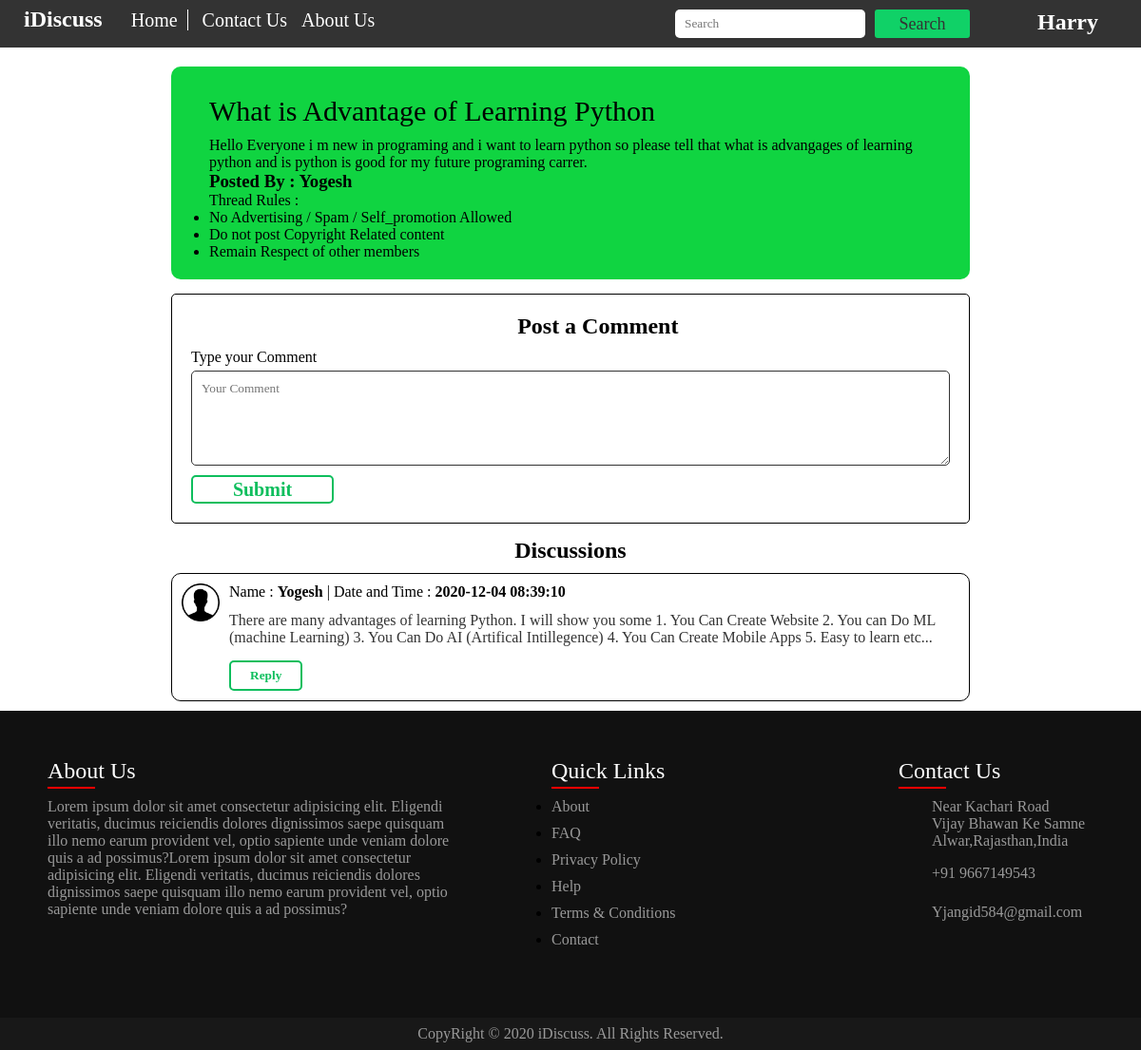
The page /thread.php?id_=3 (signed in) on the database its author committed.
### tables this page shows
CREATE TABLE `threads` (
  `thread_id` int(7) NOT NULL,
  `thread_title` varchar(255) NOT NULL,
  `thread_descrapation` text NOT NULL,
  `thread_cat_id` int(7) NOT NULL,
  `thread_user_id` int(7) NOT NULL,
  `date_of_adding_question` datetime NOT NULL DEFAULT CURRENT_TIMESTAMP
);

CREATE TABLE `users` (
  `sno` int(11) NOT NULL,
  `username` varchar(20) NOT NULL,
  `password` varchar(255) NOT NULL,
  `Date of Joining` datetime NOT NULL DEFAULT CURRENT_TIMESTAMP
);

CREATE TABLE `comments` (
  `comment_id` int(8) NOT NULL,
  `comment_content` text NOT NULL,
  `thread_id` int(11) NOT NULL,
  `comment_by` int(8) NOT NULL,
  `comment_time` datetime NOT NULL DEFAULT CURRENT_TIMESTAMP
);

### thread.php (the view, shortened to what this page needs)
<!DOCTYPE html>
<html lang="en">
<head>
    <link rel="stylesheet" href="../style/navbar.css">
    <link rel="stylesheet" href="../style/signupAndloginButton.css">
    <link rel="stylesheet" href="../style/footer.css">
    <link rel="stylesheet" href="../style/threadlist.css">
</head>
<body>
    <?php
        require '_dbconnect.php';
        require '_header.php';
        $thread_id = $_GET['id_'];
        $getQuestionInfo = "SELECT * FROM `idiscuss`.`threads` WHERE thread_id = $thread_id";
        $gettingQuestionInfo = mysqli_query($conn,$getQuestionInfo);
        while ($row = mysqli_fetch_assoc($gettingQuestionInfo)) {
            $threadTitle = $row['thread_title'];
            $threadDescripation = $row['thread_descrapation'];
            $threadUserId = $row['thread_user_id'];
            $getUserName = "SELECT * FROM `idiscuss`.`users` WHERE `sno` = $threadUserId";
            $gettingUserName = mysqli_query($conn,$getUserName);
            $data = mysqli_fetch_assoc($gettingUserName);
            $username = $data['username'];
        }
    ?>
    <div id="container">
        <div id="jumbodrone">
            <h2>
                <?php
                    echo $threadTitle;
                ?>
            </h2>
            <p>
                <?php
                    echo $threadDescripation;
                ?>
            </p>
            <h3>Posted By :
                <?php
                    echo $username;
                ?>
            </h3>
            <p>Thread Rules :</p>
            <ul>
                <li>No Advertising / Spam / Self_promotion Allowed</li>
                <li>Do not post Copyright Related content</li>
                <li>Remain Respect of other members</li>
            </ul>
        </div>
        <div class="questions">
            <?php
            if (isset($_SESSION['loggedin'])) {
                echo '<div id="askingQuestion" style = "width : 100%";>
                <h2>Post a Comment</h2>
                <form action="" method="post" id="askingQuestionform">
                    <label for="problem">Type your Comment</label>
                    <textarea name="comment" id="comment" cols="30" rows="10" placeholder="Your Comment" required></textarea>
                    <input type="submit" name="submit" id="questionSubmit">
                </form>
            </div>';
            }
            else {
                echo '<div id = "loggedout">
                <p>Please Log in frist for ask a question</p>
            </div>';
            }
        ?>
            <h2>Discussions</h2>
            <?php
                $id = $_GET['id_'];
                $getCommants = "SELECT * FROM `idiscuss`.`comments` WHERE thread_id = $id";
                $gettingCommants = mysqli_query($conn,$getCommants);
                while ($row = mysqli_fetch_assoc($gettingCommants)) {
                    $comment_descripation = $row['comment_content'];
                    $comment_date = $row['comment_time'];
                    $userID = $row['comment_by'];
                    $getUserName = "SELECT * FROM `idiscuss`.`users` WHERE `sno` = $userID";
                    $gettingUserName = mysqli_query($conn,$getUserName);
                    $data = mysqli_fetch_assoc($gettingUserName);
                    $UserName = $data['username'];
                    echo '<div class="question">
                        <div class="user-information">
                            <img src="../images/user.png" alt="User">
                            <div class="user-data">
                                <span>Name : <b>'.$UserName.'</b></span>
                                <span> | Date and Time : <b>'.$comment_date.'</b></span>
                            </div>
                        </div>
                        <div class="problem" style = "margin-top : -10px;">
                            <p>'.$comment_descripation.'</p>
                            <button class = "reply-btn">Reply</button>
                        </div>
                        <div class="reply">
                            <form action="" method="post">
                                <textarea name="reply" class="replytext" cols="30" rows="10"></textarea>
                                <input type ="submit" class = "reply-btn2" value="Reply">
                            </form>
                            <button class = "close-btn2">Close</button>
                        </div>
                    </div>';
                }
            ?>
        </div>
        <?php
            require '_footer.php';
        ?>
    </div>
</body>
</html>

### _header.php (shortened to what this page needs)
<div id='header'>
    <div id='leftSideWalaContent'>
        <h2><a href='index.php'>iDiscuss</a></h2>
        <ul>
            <li><a href='index.php'>Home</a></li>
            <li><a href='ContectUs.php'>Contact Us</a></li>
            <li><a href='AboutUs.php'>About Us</a></li>
        </ul>
    </div>
    <div id='RightSideWalaContent'>
        <form action="search.php" method = "get">
            <input type='text' id='Search' name='search' placeholder='Search'>
            <input type='submit' value='Search' id='search-btn'>
        </form>
        <?php
            if ((isset($_SESSION['loggedin']))) {
                echo "<h2 id = 'username' onclick ='username()''>".$_SESSION['username']."</h2>";
            }
            else {
                echo '<a onclick = "signup()" class = "loginOrSignup">Sign Up</a>
                      <a onclick = "login()" class = "loginOrSignup">Log in</a>';
            }
        ?>
    </div>
</div>

### _footer.php
<footer>
    <div class="footer_data">
        <div class="sec aboutus">
            <h2>About Us</h2>
            <p>Lorem ipsum dolor sit amet consectetur adipisicing elit. Eligendi veritatis, ducimus reiciendis dolores dignissimos saepe quisquam illo nemo earum provident vel, optio sapiente unde veniam dolore quis a ad possimus?Lorem ipsum dolor sit amet consectetur adipisicing elit. Eligendi veritatis, ducimus reiciendis dolores dignissimos saepe quisquam illo nemo earum provident vel, optio sapiente unde veniam dolore quis a ad possimus?</p>
            <ul class="sci">
                <li><a href="#"><img src="images/FaceBook Logo.svg" alt="FaceBook"></a></li>
                <li><a href="#"><img src="images/Youtube Logo.svg" alt="Youtube"></a></li>
                <li><a href="#"><img src="images/tweetor.png" alt="Tweetor"></a></li>
            </ul>
        </div>
        <div class="sec quickLinks">
            <h2>Quick Links</h2>
            <ul>
                <li><a href="#">About</a></li>
                <li><a href="#">FAQ</a></li>
                <li><a href="#">Privacy Policy</a></li>
                <li><a href="#">Help</a></li>
                <li><a href="#">Terms & Conditions</a></li>
                <li><a href="#">Contact</a></li>
            </ul>
        </div>
        <div class="sec contact">
                <h2>Contact Us</h2>
                <ul class = "info">
                    <li>
                        <span><img src="images/map.png" alt=""></span>
                        <span>Near Kachari Road<br>
                            Vijay Bhawan Ke Samne<br>
                            Alwar,Rajasthan,India
                        </span>
                    </li>
                    <li>
                        <span><img src="images/Phone.svg" alt=""></span>
                        <p><a href="tel:9667149543">+91 9667149543</a></p>
                    </li>
                    <li>
                        <span><img src="images/Gmail.svg" alt=""></span>
                        <span>
                            <p><a href="mailto:yjangid584@gmail.com">Yjangid584@gmail.com</a></p>
                        </span>
                    </li>
                </ul>
            </div>
    </div>
</footer>
<div class = "CopyRightText">
    <p>CopyRight &#169; 2020 iDiscuss. All Rights Reserved.</p>
</div>

### style/navbar.css (style rules this page uses)
* { margin: 0px; padding: 0px; font-family: Calibri; box-sizing: border-box; }
#header { height: 50px; display: flex; justify-content: space-between; background: #333; color: #fff; padding: 10px; }
#header #leftSideWalaContent { display: flex; margin-left: 15px; }
#header #leftSideWalaContent h2 { margin-top: -3px; margin-right: 15px; }
#header #leftSideWalaContent h2 a { color: #fff; text-decoration: none; }
#header #leftSideWalaContent ul { display: flex; list-style: none; }
#header #leftSideWalaContent ul li a { color: #fff; text-decoration: none; margin-left: 15px; font-size: 20px; transition: all 0.7s; }
#header #leftSideWalaContent ul li:nth-child(1) a { border-right: 1px solid #fff; padding-right: 10px; }
#header #RightSideWalaContent { height: 100%; width: 480px; display: flex; justify-content: space-between; }
#header #RightSideWalaContent form { height: 100%; display: flex; }
#header #RightSideWalaContent form #Search { height: 100%; width: 200px; padding-left: 10px; outline: none; border: none; border-radius: 5px; }
#header #RightSideWalaContent form #search-btn { height: 100%; width: 100px; color: rgb(16, 209, 103); font-size: 18px; font-family: Calibri; border: 2px solid rgb(16, 209, 103); background: rgb(16, 209, 103); border-radius: 3px; cursor: pointer; margin-left: 10px; outline: none; transition: all 0.5s; color: #333; }
#RightSideWalaContent #username { margin-left: 20px; cursor: pointer; margin-right: 35px; }

### style/footer.css (style rules this page uses)
footer { position: relative; width: 100%; height: auto; padding: 50px; background: #111; display: flex; justify-content: space-between; flex-wrap: wrap; }
footer .footer_data { display: flex; flex-direction: row; justify-content: space-between; flex-wrap: wrap; }
footer .footer_data .sec { margin-right: 30px; }
footer .footer_data .sec.aboutus { width: 40%; }
footer .footer_data h2 { position: relative; color: #fff; font-weight: 500; margin-bottom: 15px; }
footer .footer_data h2:before { content: ""; position: absolute; bottom: -5px; left: 0; width: 50px; height: 2px; background: #f00; }
footer .footer_data p { color: #999; }
.sci { margin-top: 20px; display: flex; }
.sci li { list-style: none; }
.sci li a { display: inline-block; width: 35px; height: 35px; display: flex; justify-content: center; align-items: center; margin-right: 15px; text-decoration: none; }
.quickLinks { position: relative; width: 25%; }
.quickLinks ul li a { color: #999; text-decoration: none; margin-bottom: 10px; display: inline-block; }
.contact { width: calc(25% - 70px); margin-right: 0 !important; }
.contact .info { position: relative; }
.contact .info li { display: flex; margin-bottom: 16px; }
.contact .info li span:nth-child(1) { height: 25px; width: 25px; margin-right: 10px; }
.contact .info li span { color: #999; }
.contact .info li a { color: #999; text-decoration: none; }
.CopyRightText { width: 100%; background: #181818; padding: 8px 100px; text-align: center; color: #999; }

### style/threadlist.css (style rules this page uses)
#jumbodrone { width: 70%; height: auto; position: relative; left: 50%; transform: translateX(-50%); border: none; background: rgb(16, 212, 65); border-radius: 10px; padding: 20px 40px; margin-top: 20px; }
#jumbodrone h2 { margin: 10px 0px; font-size: 30px; font-family: Calibri; font-weight: 100; }
.questions h2 { display: inline; position: relative; left: 43%; transform: translateX(-50%); }
.question { position: relative; left: 50%; transform: translateX(-50%); width: 70%; margin-top: 10px; border: 1px solid black; padding: 10px 10px; border-radius: 10px; }
.question:last-child { margin-bottom: 10px; }
.question .user-information { display: flex; }
.question img { height: 40px; width: 40px; display: inline-block; margin-right: 10px; }
.question .problem { margin-left: 50px; margin-top: 10px; color: #333; }
#askingQuestion { padding: 20px; border-radius: 5px; border: 1px solid black; margin-top: 20px; width: 70%; margin: 15px auto; }
#askingQuestion #askingQuestionform { display: flex; flex-direction: column; }
#askingQuestion input, #askingQuestion textarea { height: 30px; border-radius: 5px; border: 1px solid #333; padding-left: 10px; outline-color: rgb(14, 130, 197); }
#askingQuestion textarea { height: 100px; padding-top: 10px; }
#askingQuestion label { margin-top: 10px; margin-bottom: 5px; }
#askingQuestion #questionSubmit { width: 150px; padding-left: 0px; font-size: 20px; margin-top: 10px; border: 2px solid rgb(14, 190, 93); background: transparent; color: rgb(14, 190, 93); font-weight: bold; cursor: pointer; transition: all 0.5s; }

### rows shown on the page
threads: thread_title "What is Advantage of Learning Python", thread_descrapation "Hello Everyone i m new in programing and i want to learn python so please tell that what is advangages of learning python and is python is good for my future programing carrer."
users: username "Yogesh"
comments: users.username "Yogesh", comment_time "2020-12-04 08:39:10", comment_content "There are many advantages of learning Python. I will show you some 1. You Can Create Website 2. You can Do ML (machine Learning) 3. You Can Do AI (Artifical Intillegence) 4. You Can Create Mobile Apps 5. Easy to learn etc..."

### other values the page prints
$_SESSION['username'] "Harry"
